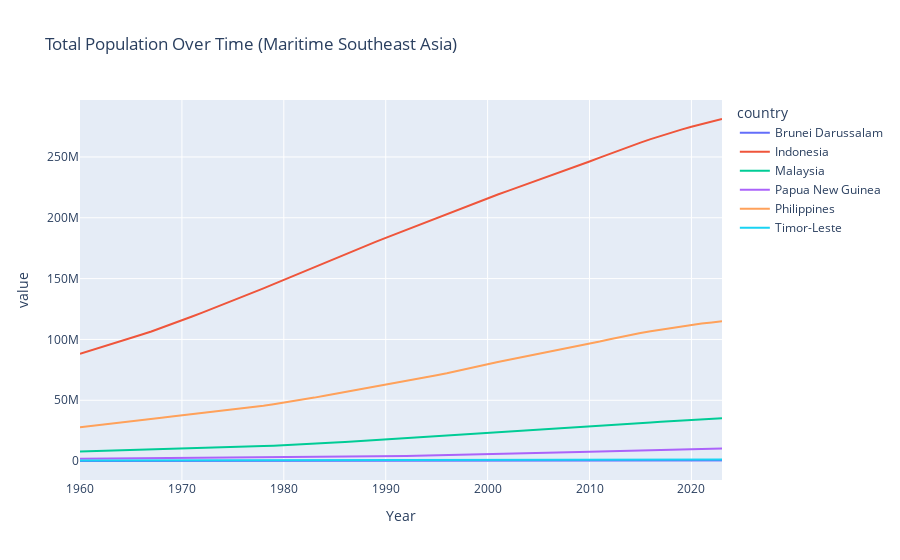

Here is the notebook cell this chart was saved with:
### Code cell
# Produce total population over time plot (include each country and the region)
MSEA_total = MSEA_pop["Total Population"]

MSEA_total.plot(title="Total Population Over Time (Maritime Southeast Asia)")
